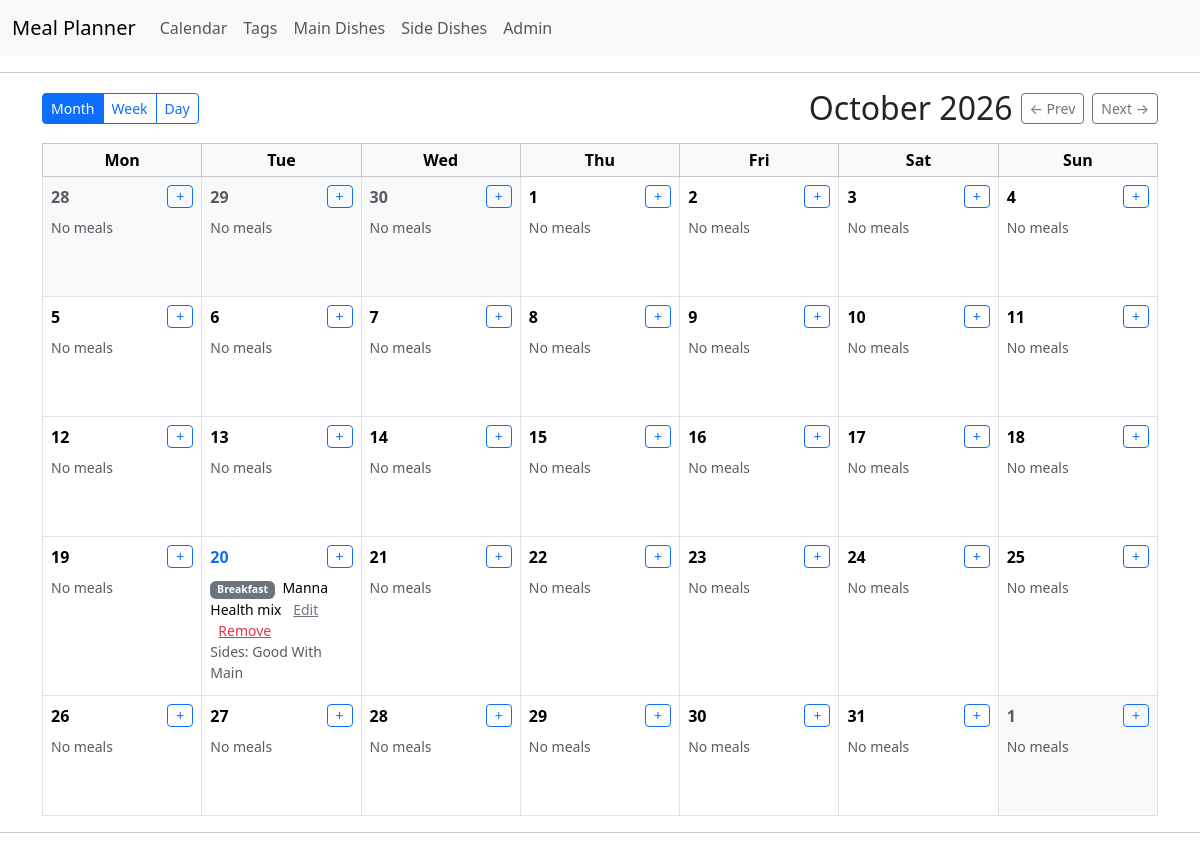
The page /mp/ on the database its author committed.
### meal_planner/models.py (models this page shows, shortened)
class Meal(models.Model):
    id = models.AutoField(primary_key=True)
    date = models.DateField()
    type = models.CharField(max_length=10, choices=[('Breakfast', 'Breakfast'), ('Lunch', 'Lunch'), ('Snack', 'Snack'), ('Dinner', 'Dinner')])
    main_dish = models.ForeignKey(MainDish, on_delete=models.CASCADE, related_name='meals')
    side_dishes = models.ManyToManyField(SideDish, related_name='meals')
    tags = models.ManyToManyField(Tag, related_name='meals')
    is_plan = models.BooleanField(default=True)

class MainDish(models.Model):
    id = models.AutoField(primary_key=True)
    name = models.CharField(max_length=100)
    description = models.TextField()
    ingredients = models.TextField(blank=True)
    tags = models.ManyToManyField(Tag, related_name='main_dishes')

class SideDish(models.Model):
    id = models.AutoField(primary_key=True)
    name = models.CharField(max_length=100)
    description = models.TextField()
    ingredients = models.TextField(blank=True)
    tags = models.ManyToManyField(Tag, related_name='side_dishes')

### meal_planner/views.py (the view, shortened to what this page needs)
# urls.py: path('', views.calendar_view, name='calendar'),
def calendar_view(request):
    today = timezone.localdate()
    mode = (request.GET.get('view') or 'month').lower()
    if mode not in {'month', 'week', 'day'}:
        mode = 'month'
    def parse_date(value: Optional[str], default: date) -> date:
        if not value:
            return default
        try:
            return datetime.strptime(value, '%Y-%m-%d').date()
        except (ValueError, TypeError):
            return default
    from .models import Meal
    weekday_names = list(calendar.day_abbr)
    return_to = request.get_full_path()
    try:
        year = int(request.GET.get('year', today.year))
        month = int(request.GET.get('month', today.month))
        if month < 1 or month > 12:
            raise ValueError('month out of range')
    except (TypeError, ValueError):
        year = today.year
        month = today.month
    first_day = date(year, month, 1)
    last_day = date(year, month, calendar.monthrange(year, month)[1])
    meals = (
        Meal.objects.filter(date__range=(first_day, last_day), is_plan=True)
        .select_related('main_dish')
        .prefetch_related('side_dishes', 'tags')
        .order_by('date', 'type')
    )
    meals_by_date = {}
    for meal in meals:
        meals_by_date.setdefault(meal.date, []).append(meal)
    cal = calendar.Calendar(firstweekday=0)  # Monday
    weeks = []
    for week in cal.monthdatescalendar(year, month):
        week_days = []
        for day in week:
            week_days.append(
                {
                    'date': day,
                    'in_month': day.month == month,
                    'is_today': day == today,
                    'meals': meals_by_date.get(day, []),
                }
            )
        weeks.append(week_days)
    prev_month_year, prev_month = (year - 1, 12) if month == 1 else (year, month - 1)
    next_month_year, next_month = (year + 1, 1) if month == 12 else (year, month + 1)
    context = {
        'mode': 'month',
        'weekday_names': weekday_names,
        'today': today,
        'focus_date': first_day,
        'year': year,
        'month': month,
        'month_name': calendar.month_name[month],
        'weeks': weeks,
        'prev_year': prev_month_year,
        'prev_month': prev_month,
        'next_year': next_month_year,
        'next_month': next_month,
        'return_to': return_to,
    }
    return render(request, 'meal_planner/calander_view.html', context)

### meal_planner/templates/meal_planner/calander_view.html (shortened to what this page needs)
{% extends 'meal_planner/main.html' %}
{% block content %}
<div class="d-flex align-items-center justify-content-between mb-3 flex-wrap gap-2">
	<div class="btn-group" role="group" aria-label="Calendar view mode">
		{% if mode == 'month' %}
			<a class="btn btn-sm btn-primary" href="?view=month&year={{ year }}&month={{ month }}">Month</a>
		{% else %}
			<a class="btn btn-sm btn-outline-primary" href="?view=month&year={{ focus_date.year }}&month={{ focus_date.month }}">Month</a>
		{% endif %}
		{% if mode == 'week' %}
			<a class="btn btn-sm btn-primary" href="?view=week&date={{ focus_date|date:'Y-m-d' }}">Week</a>
		{% else %}
			<a class="btn btn-sm btn-outline-primary" href="?view=week&date={{ focus_date|date:'Y-m-d' }}">Week</a>
		{% endif %}
		{% if mode == 'day' %}
			<a class="btn btn-sm btn-primary" href="?view=day&date={{ focus_date|date:'Y-m-d' }}">Day</a>
		{% else %}
			<a class="btn btn-sm btn-outline-primary" href="?view=day&date={{ focus_date|date:'Y-m-d' }}">Day</a>
		{% endif %}
	</div>
	{% if mode == 'month' %}
		<div class="d-flex align-items-center gap-2">
            <h2 class="m-0">{{ month_name }} {{ year }}</h2>
			<a class="btn btn-outline-secondary btn-sm" href="?view=month&year={{ prev_year }}&month={{ prev_month }}">&larr; Prev</a>
			<a class="btn btn-outline-secondary btn-sm" href="?view=month&year={{ next_year }}&month={{ next_month }}">Next &rarr;</a>
		</div>
	{% endif %}
</div>
{% if mode == 'month' %}
	<table class="table table-sm table-bordered align-middle" style="table-layout: fixed;">
		<thead class="table-light">
			<tr>
				{% for name in weekday_names %}
					<th class="text-center">{{ name }}</th>
				{% endfor %}
			</tr>
		</thead>
		<tbody>
			{% for week in weeks %}
				<tr>
					{% for day in week %}
						<td class="p-2 {% if not day.in_month %}text-muted bg-light{% endif %}" style="height: 120px; vertical-align: top;">
								<div class="d-flex justify-content-between align-items-start">
									<span class="fw-semibold {% if day.is_today %}text-primary{% endif %}">{{ day.date.day }}</span>
									<a class="btn btn-outline-primary btn-sm py-0 px-2" title="Add meal" href="{% url 'meal_add' %}?date={{ day.date|date:'Y-m-d' }}&auto=1&next={{ return_to|urlencode }}">+</a>
								</div>
							{% if day.meals %}
								<ul class="list-unstyled mt-2 mb-0 small">
									{% for meal in day.meals %}
										<li class="mb-1">
											<span class="badge text-bg-secondary">{{ meal.type }}</span>
											<span class="ms-1">{{ meal.main_dish.name }}</span>
											<a class="ms-2 link-secondary" href="{% url 'meal_edit' meal.id %}?next={{ return_to|urlencode }}">Edit</a>
											<a class="ms-2 link-danger" href="{% url 'meal_delete' meal.id %}?next={{ return_to|urlencode }}">Remove</a>
											{% if meal.side_dishes.all %}
												<div class="text-muted">
													Sides:
													{% for side in meal.side_dishes.all %}
														{{ side.name }}{% if not forloop.last %}, {% endif %}
													{% endfor %}
												</div>
											{% endif %}
										</li>
									{% endfor %}
								</ul>
							{% else %}
								<div class="text-muted small mt-2">No meals</div>
							{% endif %}
						</td>
					{% endfor %}
				</tr>
			{% endfor %}
		</tbody>
	</table>
{% endif %}
{% endblock %}

### rows shown on the page
Meal: type "Breakfast", main_dish.name "Manna Health mix"
SideDish: name "Good With Main"

### other values the page prints
{{ month_name }} "October"
{{ year }} "2026"
{{ name }} "Mon" "Tue" "Wed" "Thu" "Fri" "Sat" "Sun"
{{ day.date.day }} "28" "29" "30" "1" "2" "3" "4" "5" "6" "7" "8" "9" "10" "11" "12" "13" "14" "15" "16" "17" "18" "19" "20" "21" "22" "23" "24" "25" "26" "27" "28" "29" "30" "31" "1"
